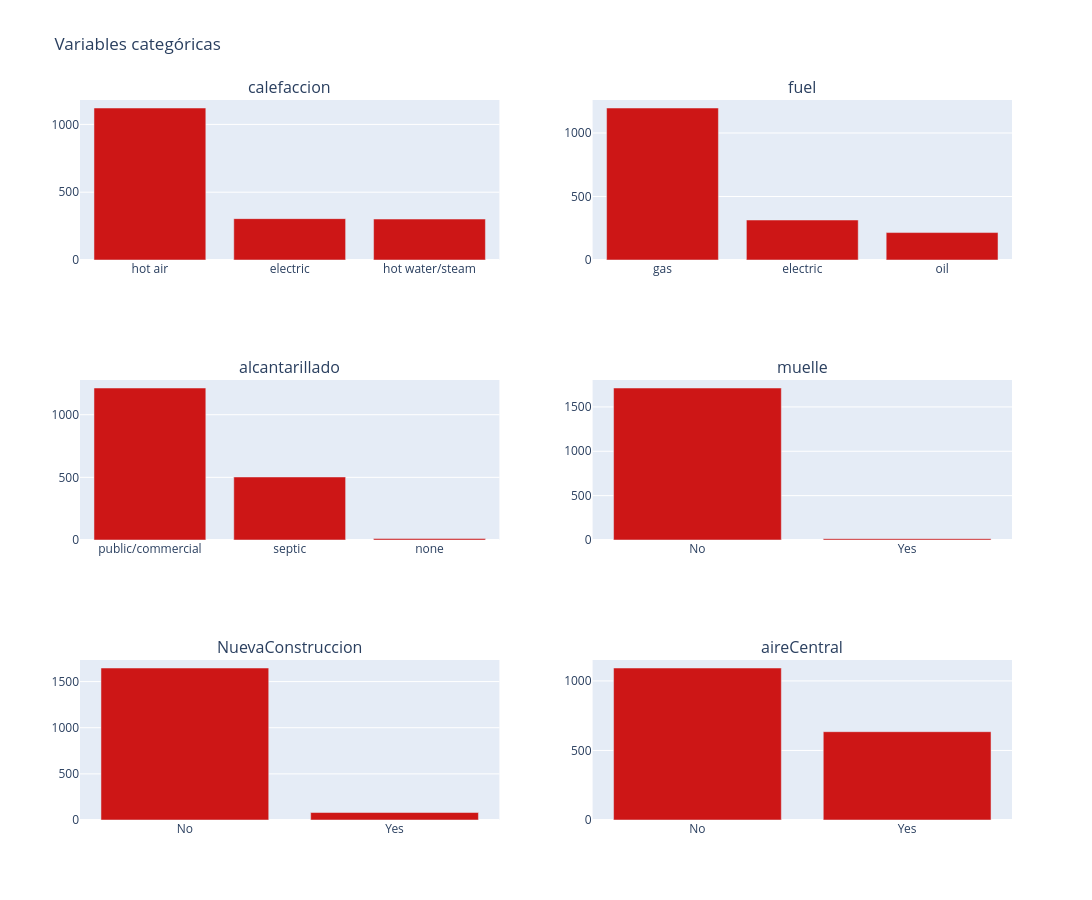

Source (notebook cell):
### Markdown cell above
## EDA VARIABLES CATEGORICAS

### Code cell
categoricas = df.select_dtypes(include=["object"]).columns.tolist()

cols = 2
rows = (len(categoricas) + cols - 1) // cols

# Crear subplots
fig = make_subplots(rows=rows, cols=cols, subplot_titles=categoricas)

# Agregar un gráfico de barras por cada variable categórica
for i, var in enumerate(categoricas):
    row = i // cols + 1
    col = i % cols + 1
    
    # Contar frecuencias de cada categoría y ordenar de forma descendente
    value_counts = df[var].value_counts().sort_values(ascending=False)
    
    fig.add_trace(
        go.Bar(x=value_counts.index, y=value_counts.values, name=var, marker_color="#cd1616"),
        row=row, col=col
    )
        
# Ajustes de presentación
fig.update_layout(
    height=300 * rows,
    width=1400,
    title_text='Variables categóricas',
    template='plotly',
    showlegend=False
)

fig.show()

### Figure 1 — Plotly figure (JSON) as saved in the notebook; plotly's stock layout.template omitted (floating-point values rounded to 4 significant figures)
{"data": [{"marker": {"color": "#cd1616"}, "name": "calefaccion", "type": "bar", "x": ["hot air", "electric", "hot water/steam"], "xaxis": "x", "y": [1121, 305, 302], "yaxis": "y"}, {"marker": {"color": "#cd1616"}, "name": "fuel", "type": "bar", "x": ["gas", "electric", "oil"], "xaxis": "x2", "y": [1197, 315, 216], "yaxis": "y2"}, {"marker": {"color": "#cd1616"}, "name": "alcantarillado", "type": "bar", "x": ["public/commercial", "septic", "none"], "xaxis": "x3", "y": [1213, 503, 12], "yaxis": "y3"}, {"marker": {"color": "#cd1616"}, "name": "muelle", "type": "bar", "x": ["No", "Yes"], "xaxis": "x4", "y": [1713, 15], "yaxis": "y4"}, {"marker": {"color": "#cd1616"}, "name": "NuevaConstruccion", "type": "bar", "x": ["No", "Yes"], "xaxis": "x5", "y": [1647, 81], "yaxis": "y5"}, {"marker": {"color": "#cd1616"}, "name": "aireCentral", "type": "bar", "x": ["No", "Yes"], "xaxis": "x6", "y": [1093, 635], "yaxis": "y6"}], "layout": {"annotations": [{"font": {"size": 16}, "showarrow": false, "text": "calefaccion", "x": 0.225, "xanchor": "center", "xref": "paper", "y": 1, "yanchor": "bottom", "yref": "paper"}, {"font": {"size": 16}, "showarrow": false, "text": "fuel", "x": 0.775, "xanchor": "center", "xref": "paper", "y": 1, "yanchor": "bottom", "yref": "paper"}, {"font": {"size": 16}, "showarrow": false, "text": "alcantarillado", "x": 0.225, "xanchor": "center", "xref": "paper", "y": 0.6111, "yanchor": "bottom", "yref": "paper"}, {"font": {"size": 16}, "showarrow": false, "text": "muelle", "x": 0.775, "xanchor": "center", "xref": "paper", "y": 0.6111, "yanchor": "bottom", "yref": "paper"}, {"font": {"size": 16}, "showarrow": false, "text": "NuevaConstruccion", "x": 0.225, "xanchor": "center", "xref": "paper", "y": 0.2222, "yanchor": "bottom", "yref": "paper"}, {"font": {"size": 16}, "showarrow": false, "text": "aireCentral", "x": 0.775, "xanchor": "center", "xref": "paper", "y": 0.2222, "yanchor": "bottom", "yref": "paper"}], "height": 900, "showlegend": false, "title": {"text": "Variables categóricas"}, "width": 1400, "xaxis": {"anchor": "y", "autorange": true, "domain": [0, 0.45], "range": [-0.5, 2.5], "type": "category"}, "xaxis2": {"anchor": "y2", "autorange": true, "domain": [0.55, 1], "range": [-0.5, 2.5], "type": "category"}, "xaxis3": {"anchor": "y3", "autorange": true, "domain": [0, 0.45], "range": [-0.5, 2.5], "type": "category"}, "xaxis4": {"anchor": "y4", "autorange": true, "domain": [0.55, 1], "range": [-0.5, 1.5], "type": "category"}, "xaxis5": {"anchor": "y5", "autorange": true, "domain": [0, 0.45], "range": [-0.5, 1.5], "type": "category"}, "xaxis6": {"anchor": "y6", "autorange": true, "domain": [0.55, 1], "range": [-0.5, 1.5], "type": "category"}, "yaxis": {"anchor": "x", "autorange": true, "domain": [0.7778, 1], "range": [0, 1180], "type": "linear"}, "yaxis2": {"anchor": "x2", "autorange": true, "domain": [0.7778, 1], "range": [0, 1260], "type": "linear"}, "yaxis3": {"anchor": "x3", "autorange": true, "domain": [0.3889, 0.6111], "range": [0, 1277.0], "type": "linear"}, "yaxis4": {"anchor": "x4", "autorange": true, "domain": [0.3889, 0.6111], "range": [0, 1803.0], "type": "linear"}, "yaxis5": {"anchor": "x5", "autorange": true, "domain": [0, 0.2222], "range": [0, 1734.0], "type": "linear"}, "yaxis6": {"anchor": "x6", "autorange": true, "domain": [0, 0.2222], "range": [0, 1151.0], "type": "linear"}}}
